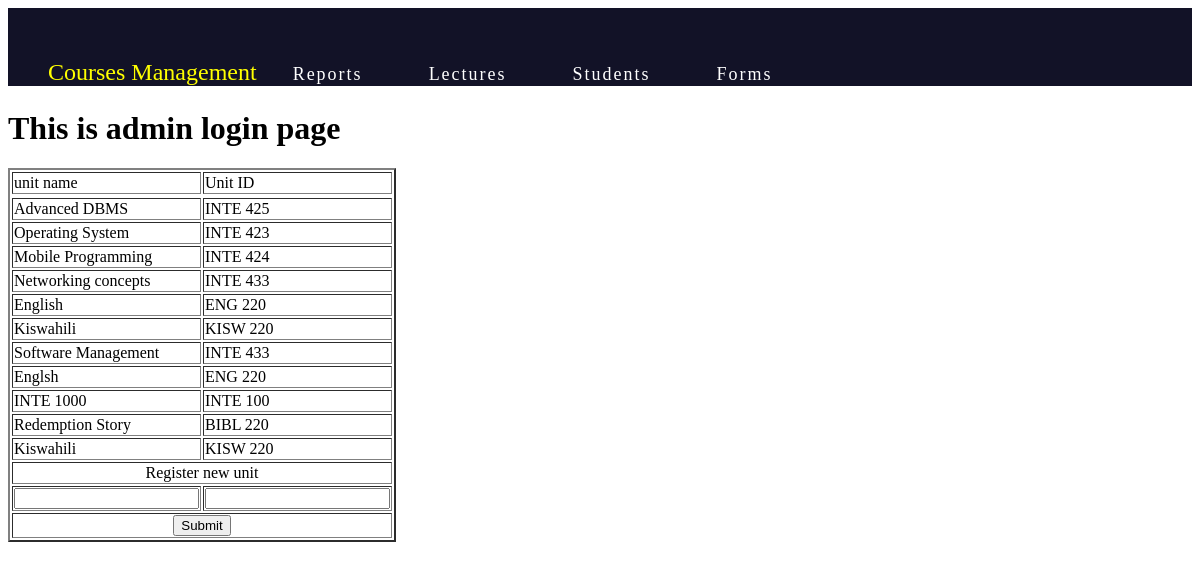
Screenshot of /courses with the database file from the repository.
### tables this page shows
CREATE TABLE textq(name TEXT,  id TEXT,department  TEXT, unit TEXT,
                     question TEXT);

### views.py (the view, shortened to what this page needs)
@courses.route('/courses', methods=['GET', 'POST'])
def course():
    form = myform()
    conn = sqlite3.connect('question.db')
    c = conn.cursor()
    c.execute("""
            SELECT * FROM textq
            """)
    k = c.fetchall()
    conn.commit()
    conn.close()
    return render_template('courses.html', form=form, k =k)

### templates/courses.html (shortened to what this page needs)
{% extends "base.html"%} {% block title%}this is home{% endblock %}
<body>{% block content %}
<div class="body">
<div class="main">
    <nav class="navbarr">
  <a class="navbar-brand" href="#"></a>
    <ul class="navbar-nav">
        <label>Courses Management</label>
        <a class="nav-link" href="/reports">Reports</a>
        <a class="nav-link" href="/lectures">Lectures</a>
        <a class="nav-link" href="/students">Students</a>
       <a class="nav-link" href="/forms">Forms</a>
    </ul>
</nav>
    </div>
    <h1>This is admin login page</h1>
   <form method ="post" id = "form">
     <div class="table">
        <table border="2">
          <tr>
            <td>unit name  </td>
             <td>Unit ID</td>
          </tr>
            {% for lecture in k %}
              {% with i=loop.index0 %}
           <tr>
            <td >{{ k[i][0] }}</td>
            <td>{{ k[i][3] }}</td>
          </tr>
            {% endwith %}
            {% endfor %}
            <tr ><td colspan="3" align="center">Register new unit</td></tr>
            <tr>
            <td>{{form.p5()}}</td>
            <td>
             {{form.p4()}}
            </td>
            </tr>
          <tr>
            <td colspan="2" align="center"><input type ="submit" name="register" value="Submit" id="register"
                                                  class="btn btn-primary"></td>
          </tr>
        </table>
        </div>
    </form>
</div>
{% endblock %}

### templates/base.html (shortened to what this page needs)
<!DOCTYPE html>
<html lang="en">
<head>
</head>
<body>{% block content %}{% endblock %}
</body>

### templates/base.html (style rules this page uses)
.main { width: 100%; background-color: black; }
.navbarr { background-color: #121227; margin-top: o%; font-size: 24px; }
.navbarr label { color: yellow; }
.navbarr a { text-decoration: none; color: #fff; font-size: 18px; letter-spacing: 2px; padding: 30px; align: top; }

### rows the page displays
textq: name "Advanced DBMS", unit "INTE 425"
textq: name "Operating System", unit "INTE 423"
textq: name "Mobile Programming", unit "INTE 424"
textq: name "Networking concepts", unit "INTE 433"
textq: name "English", unit "ENG 220"
textq: name "Kiswahili", unit "KISW 220"
textq: name "Software Management", unit "INTE 433"
textq: name "Englsh", unit "ENG 220"
textq: name "INTE 1000", unit "INTE 100"
textq: name "Redemption Story", unit "BIBL 220"
textq: name "Kiswahili", unit "KISW 220"
